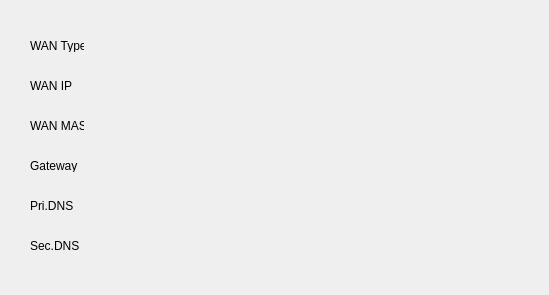
<ui version="4.0" >
 <class>CDlgIPModeStatus</class>
 <widget class="QDialog" name="CDlgIPModeStatus" >
  <property name="geometry" >
   <rect>
    <x>0</x>
    <y>0</y>
    <width>549</width>
    <height>295</height>
   </rect>
  </property>
  <property name="windowTitle" >
   <string>CDlgIPModeStatus</string>
  </property>
  <widget class="QLabel" name="label" >
   <property name="geometry" >
    <rect>
     <x>30</x>
     <y>40</y>
     <width>54</width>
     <height>12</height>
    </rect>
   </property>
   <property name="text" >
    <string>WAN Type</string>
   </property>
  </widget>
  <widget class="QLabel" name="label_2" >
   <property name="geometry" >
    <rect>
     <x>30</x>
     <y>80</y>
     <width>54</width>
     <height>12</height>
    </rect>
   </property>
   <property name="text" >
    <string>WAN IP</string>
   </property>
  </widget>
  <widget class="QLabel" name="label_3" >
   <property name="geometry" >
    <rect>
     <x>30</x>
     <y>120</y>
     <width>54</width>
     <height>12</height>
    </rect>
   </property>
   <property name="text" >
    <string>WAN MASK</string>
   </property>
  </widget>
  <widget class="QLabel" name="label_4" >
   <property name="geometry" >
    <rect>
     <x>30</x>
     <y>160</y>
     <width>54</width>
     <height>12</height>
    </rect>
   </property>
   <property name="text" >
    <string>Gateway</string>
   </property>
  </widget>
  <widget class="QLabel" name="label_5" >
   <property name="geometry" >
    <rect>
     <x>30</x>
     <y>200</y>
     <width>54</width>
     <height>12</height>
    </rect>
   </property>
   <property name="text" >
    <string>Pri.DNS</string>
   </property>
  </widget>
  <widget class="QLabel" name="label_6" >
   <property name="geometry" >
    <rect>
     <x>30</x>
     <y>240</y>
     <width>54</width>
     <height>12</height>
    </rect>
   </property>
   <property name="text" >
    <string>Sec.DNS</string>
   </property>
  </widget>
 </widget>
 <layoutdefault spacing="6" margin="11" />
 <resources/>
 <connections/>
</ui>
